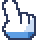

Here is the Python script that generated this plot:
# -*- coding: utf-8 -*-
# 손가락 커서. 둥글둥글한 만화 손이다.
# 검지는 짧고 굵게, 주먹은 거의 동그랗게. 마디는 살짝만 튀어나온다.
import sys
from PIL import Image

W, H = 20, 22
def blank(): return [[0] * W for _ in range(H)]

def capsule(x0, y0, x1, y1, r):
    m = blank()
    for y in range(H):
        for x in range(W):
            px, py = x + 0.5, y + 0.5
            dx, dy = x1 - x0, y1 - y0
            L2 = dx * dx + dy * dy
            t = 0 if L2 == 0 else max(0, min(1, ((px - x0) * dx + (py - y0) * dy) / L2))
            cx, cy = x0 + t * dx, y0 + t * dy
            if (px - cx) ** 2 + (py - cy) ** 2 <= r * r: m[y][x] = 1
    return m

def rrect(x0, y0, x1, y1, r):
    m = blank()
    for y in range(H):
        for x in range(W):
            px, py = x + 0.5, y + 0.5
            if not (x0 <= px <= x1 and y0 <= py <= y1): continue
            qx = max(x0 + r - px, 0, px - (x1 - r))
            qy = max(y0 + r - py, 0, py - (y1 - r))
            if qx * qx + qy * qy <= r * r: m[y][x] = 1
    return m

def union(*ms):
    o = blank()
    for m in ms:
        for y in range(H):
            for x in range(W):
                if m[y][x]: o[y][x] = 1
    return o

def outline(m):
    o = blank()
    for y in range(H):
        for x in range(W):
            if m[y][x]: continue
            for dy in (-1, 0, 1):
                for dx in (-1, 0, 1):
                    yy, xx = y + dy, x + dx
                    if 0 <= yy < H and 0 <= xx < W and m[yy][xx]: o[y][x] = 1
    return o

finger = capsule(5.0, 3.0, 7.6, 11.0, 2.7)      # 짧고 굵게, 위로 갈수록 왼쪽
k1     = capsule(11.4, 9.2, 11.6, 12.0, 2.3)
k2     = capsule(15.0, 10.4, 15.2, 12.6, 2.1)
fist   = rrect(2.2, 10.2, 17.6, 19.2, 5.8)      # 거의 동그란 주먹
hand = union(finger, k1, k2, fist)
# 소매는 따로 사각형을 두지 않고 주먹 아랫부분을 잘라 쓴다.
# 사각형을 얹으면 둥근 바닥이 잘려 네모가 된다.
cuff = blank()
for y in range(16, H):
    for x in range(W):
        if hand[y][x]: cuff[y][x] = 1
edge = outline(hand)

# 검지와 첫 마디 사이에만 짧게 골을 판다. 전부 파면 손이 검게 뒤덮인다
groove = blank()
o = outline(finger)
for y in range(0, 12):
    for x in range(W):
        if o[y][x] and hand[y][x] and not edge[y][x] and x > 6: groove[y][x] = 1
o2 = outline(k1)
for y in range(8, 12):
    for x in range(W):
        if o2[y][x] and hand[y][x] and not edge[y][x] and x > 12: groove[y][x] = 1

PAL = {'K': (46, 58, 92), 'W': (255, 255, 255), 'S': (203, 221, 245), 'B': (93, 158, 228), 'D': (53, 116, 188)}
im = Image.new('RGBA', (W, H), (0, 0, 0, 0)); d = im.load()
for y in range(H):
    for x in range(W):
        if edge[y][x] or groove[y][x]: d[x, y] = PAL['K'] + (255,)
        elif cuff[y][x]:               d[x, y] = PAL['D' if x >= 14 else 'B'] + (255,)
        elif hand[y][x]:               d[x, y] = PAL['S' if (x - 4) * 0.9 + (y - 11) * 0.5 > 9 else 'W'] + (255,)
im.resize((W * 2, H * 2), Image.NEAREST).save('hand2x.png')
bg = Image.new('RGBA', (W * 2 + 8, H * 2 + 8), (255, 110, 163, 255))
bg.alpha_composite(im.resize((W * 2, H * 2), Image.NEAREST), (4, 4))
bg.convert('RGB').resize(((W * 2 + 8) * 4, (H * 2 + 8) * 4), Image.NEAREST).save('handview.png')
for y in range(H):
    r = [x for x in range(W) if hand[y][x] or edge[y][x]]
    if r:
        print('커서 %dx%d, 손끝 기준점 (%d,%d)' % (W * 2, H * 2, (r[0] + r[-1]) + 1, y * 2)); break
